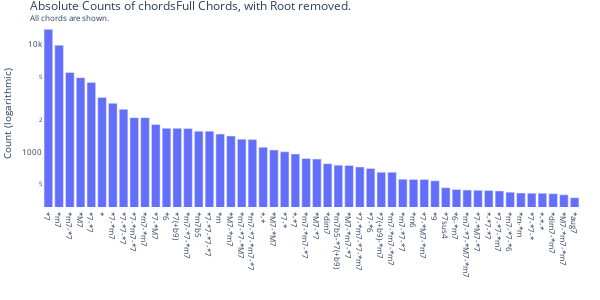

The notebook cell this image was saved under:
### Code cell
plot_distribution(df_noroot, root_removed=True)

### Figure 1 — Plotly figure (JSON) as saved in the notebook; plotly's stock layout.template omitted (floating-point values rounded to 4 significant figures)
{"data": [{"alignmentgroup": "True", "hovertemplate": "chord=%{x}<br>count=%{y}<extra></extra>", "legendgroup": "", "marker": {"color": "#636efa", "pattern": {"shape": ""}}, "name": "", "offsetgroup": "", "orientation": "v", "showlegend": false, "textposition": "auto", "x": ["*7", "*m7", "*m7-*7", "*M7", "*7-*7", "*", "*7-*m7", "*7-*7-*7", "*7-*m7-*7", "*m7-*m7", "*7-*M7", "*6", "*7(+b9)", "*m7-*7-*m7", "*m7b5", "*7-*7-*7-*7", "*m", "*M7-*m7", "*m7-*7-*M7", "*m7-*7-*m7-*7", "*-*", "*M7-*M7", "*7-*", "*-*7", "*m7-*m7-*7", "*M7-*7", "*dim7", "*m7b5-*7(+b9)", "*M7-*m7-*7", "*7-*m7-*7-*m7", "*7-*6", "*7(+b9)-*m7", "*m7-*m7-*m7", "*m7-*7-*7", "*m6", "*7-*M7-*m7", "*9", "*7sus4", "*6-*m7", "*m7-*7-*M7-*m7", "*7-*M7-*7", "*-*7-*7", "*7-*7-*m7", "*m7-*7-*6", "*m-*m", "*7-*7-*", "*-*-*", "*dim7-*m7", "*M7-*m7-*m7", "*aug7"], "xaxis": "x", "y": [13830, 9830, 5485, 4905, 4422, 3213, 2828, 2486, 2078, 2078, 1797, 1657, 1653, 1649, 1557, 1556, 1462, 1403, 1312, 1300, 1102, 1041, 1000, 954, 865, 855, 775, 751, 746, 722, 699, 646, 645, 555, 553, 553, 537, 463, 446, 440, 438, 436, 432, 421, 413, 412, 410, 407, 397, 374], "yaxis": "y", "type": "bar"}], "layout": {"xaxis": {"anchor": "y", "domain": [0.0, 1.0], "title": {"text": ""}, "categoryorder": "total descending"}, "yaxis": {"anchor": "x", "domain": [0.0, 1.0], "title": {"text": "Count (logarithmic)"}, "type": "log"}, "legend": {"tracegroupgap": 0}, "margin": {"t": 20, "l": 0, "r": 20, "b": 20}, "barmode": "stack", "height": 300, "width": 600, "title": {"font": {"size": 12}, "text": "Absolute Counts of chordsFull Chords, with Root removed.<br><sup>All chords are shown.</sup>"}, "font": {"size": 8}, "plot_bgcolor": "white"}}
